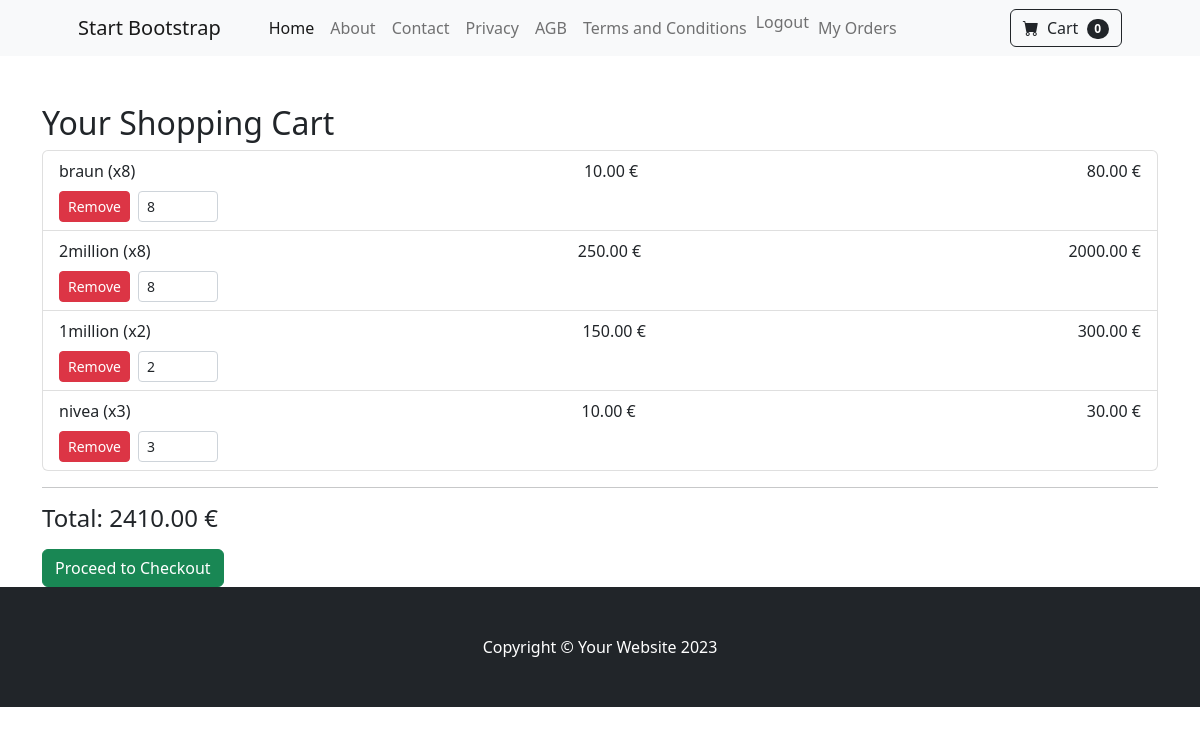
Page /cart/ (signed in) on the earlier database version.
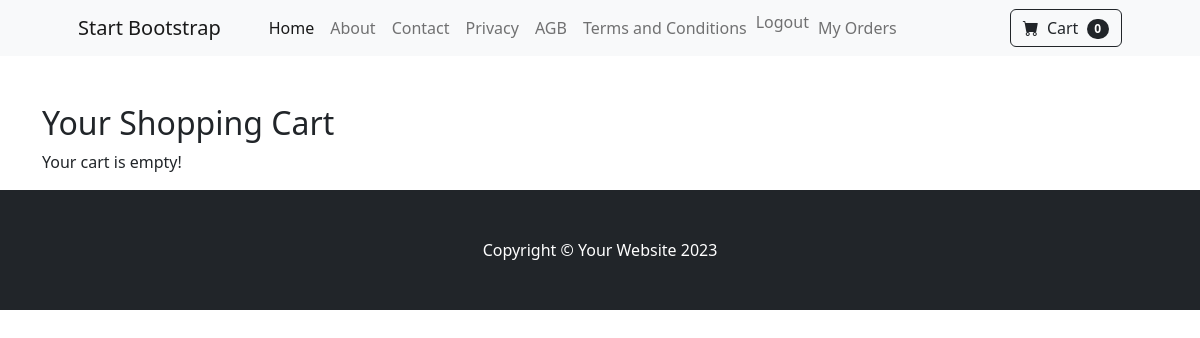
Same page on the later database version.
### cart/models.py (models this page shows, shortened)
class CartItem(models.Model):
    cart = models.ForeignKey(Cart, on_delete=models.CASCADE, related_name='items')
    product = models.ForeignKey(Item, on_delete=models.CASCADE)
    quantity = models.PositiveIntegerField(default=1)
    def model_get_total_price(self) -> float:
        return self.quantity * self.product.price

### shop/models.py (models this page shows, shortened)
class Item(models.Model):
    category = models.ForeignKey(Category, on_delete=models.CASCADE, related_name='products')
    name = models.CharField(max_length=200)
    slug = models.SlugField(unique=True)
    on_sale = models.BooleanField(default=False)
    description = models.TextField(blank=True)
    price = models.DecimalField(max_digits=10, decimal_places=2)
    old_price = models.DecimalField(max_digits=10, decimal_places=2, blank=True, null=True)  # <--- NEU
    available = models.BooleanField(default=True)
    image = models.ImageField(upload_to='products/', blank=True, null=True)
    created = models.DateTimeField(auto_now_add=True)
    updated = models.DateTimeField(auto_now=True)

### cart/views.py (the view)
# urls.py: path('', views.cart_detail, name='cart_detail'),
@login_required
def cart_detail(request):
    service = CartService(request.user)
    return render(request, 'cart/cart_detail.html', {
        'cart_items': service.get_cart_items(),
        'total_price': service.get_total_price(),
        'login_required': request.user.is_authenticated,
    })

### cart/services/cart_services.py (called while the page is built)
    def _get_cart(self) -> Cart | None:
        try:
            return Cart.objects.get(user=self.user)
        except Cart.DoesNotExist:
            return None

    def get_cart_items(self) -> list[CartItem]:
        return self.cart.items.all() if self.cart else []

    def get_total_price(self)-> float:
        return sum(item.model_get_total_price() for item in self.get_cart_items())

### cart/templates/cart/cart_detail.html (shortened to what this page needs)
{% extends 'base.html' %}
{% block content %}
<div class="container mt-5">
  <h2>Your Shopping Cart</h2>
  {% if cart_items %}
  <ul class="list-group">
    {% for item in cart_items %}
    <li class="list-group-item d-flex justify-content-between align-items-center flex-wrap">
      <div class="w-100 d-flex justify-content-between">
        <span>{{ item.product.name }} (x{{ item.quantity }})</span>
        <span>{{ item.product.price|floatformat:2 }} €</span>
        <span>{{ item.model_get_total_price|floatformat:2 }} €</span>
      </div>
      <div class="mt-2 d-flex gap-2">
        <form action="{% url 'cart:remove_product_from_cart' item.id %}" method="POST">
          <button type="submit" class="btn btn-danger btn-sm">Remove</button>
        </form>
        <form action="{% url 'cart:update_cart_item' item.id %}" method="POST" class="d-flex align-items-center auto-submit-form">
          <input
            type="number"
            name="quantity"
            value="{{ item.quantity }}"
            min="1"
            class="form-control form-control-sm quantity-input"
            style="width: 80px;"
          />
        </form>
      </div>
    </li>
    {% endfor %}
  </ul>
  <hr />
  <h4>Total: {{ total_price|floatformat:2 }} €</h4>
  {% if cart_items %}
  <form action="{% url 'orders:order_review' %}" method="post" class="mt-3">
    <button type="submit" class="btn btn-success">
      Proceed to Checkout
    </button>
  </form>
{% endif %}
  {% else %}
  <p>Your cart is empty!</p>
  {% endif %}
</div>
{% endblock %}

### shop/templates/base.html (shortened to what this page needs)
<!DOCTYPE html>
{% load static %}
<html lang="en">
  <head>
    <link href="https://cdn.jsdelivr.net/npm/bootstrap-icons@1.5.0/font/bootstrap-icons.css" rel="stylesheet" />
    <link rel="stylesheet" href="https://cdn.jsdelivr.net/npm/@eonasdan/tempus-dominus@6.8.2/dist/css/tempus-dominus.min.css" />
    <link rel="stylesheet" href="{% static 'css/styles.css' %}" />
  </head>
  <body>
    <nav class="navbar navbar-expand-lg navbar-light bg-light">
      <div class="container px-4 px-lg-5">
        <a class="navbar-brand" href="{% url 'shop:product_list' %}">Start Bootstrap</a>
        <div class="collapse navbar-collapse" id="navbarSupportedContent">
          <ul class="navbar-nav me-auto mb-2 mb-lg-0 ms-lg-4">
            <li class="nav-item">
              <a class="nav-link active" href="{% url 'shop:product_list' %}">Home</a>
            </li>
            <li class="nav-item"><a class="nav-link" href="{% url 'shop:about' %}">About</a></li>
            <li class="nav-item"><a class="nav-link" href="{% url 'shop:contact' %}">Contact</a></li>
            <li class="nav-item"><a class="nav-link" href="{% url 'shop:privacy' %}">Privacy</a></li>
            <li class="nav-item"><a class="nav-link" href="{% url 'shop:agb' %}">AGB</a></li>
            <li class="nav-item"><a class="nav-link" href="{% url 'shop:terms_and_conditions' %}">Terms and Conditions</a></li>
            {% if user.is_authenticated %}
            <li class="nav-item">
              <form method="POST" action="{% url 'accounts:logout' %}" style="display: inline;">
                <button type="submit" class="nav-link btn btn-link" style="display: inline; padding: 0; margin: 0;">Logout</button>
              </form>
            </li>
            <li class="nav-item">
              <a class="nav-link" href="{% url 'orders:user_order_list' %}">My Orders</a>
            </li>
            {% else %}
            <li class="nav-item"><a class="nav-link" href="{% url 'accounts:login' %}">Login</a></li>
            <li class="nav-item"><a class="nav-link" href="{% url 'accounts:email_check_sign_up' %}">Sign Up</a></li>
            {% endif %}
          </ul>
          <div class="d-flex">
            {% if user.is_authenticated %}
              <a class="btn btn-outline-dark" href="{% url 'cart:cart_detail' %}">
                <i class="bi-cart-fill me-1"></i>
                Cart
                <span class="badge bg-dark text-white ms-1 rounded-pill">0</span>
              </a>
            {% else %}
              <a class="btn btn-outline-dark" href="{% url 'shop:product_list' %}">
                <i class="bi-cart-fill me-1"></i>
                Cart
                <span class="badge bg-dark text-white ms-1 rounded-pill">0</span>
              </a>
            {% endif %}
          </div>
        </div>
      </div>
    </nav>
    <main>{% block content %}{% endblock %}</main>
    <footer class="py-5 bg-dark mt-auto">
      <div class="container">
        <p class="m-0 text-center text-white">
          Copyright &copy; Your Website 2023
        </p>
      </div>
    </footer>
  </body>
</html>

Differences in the rows shown:
removed CartItem: product.name "braun", quantity "8", product.price "10.00", model_get_total_price "80.00"
removed CartItem: product.name "2million", quantity "8", product.price "250.00", model_get_total_price "2000.00"
removed CartItem: product.name "1million", quantity "2", product.price "150.00", model_get_total_price "300.00"
removed CartItem: product.name "nivea", quantity "3", product.price "10.00", model_get_total_price "30.00"
Other differences:
{{ total_price|floatformat:2 }}: "2410.00" → (not shown)
text no longer shown: "Total: € Proceed to Checkout"
text now shown: "Your cart is empty!"
